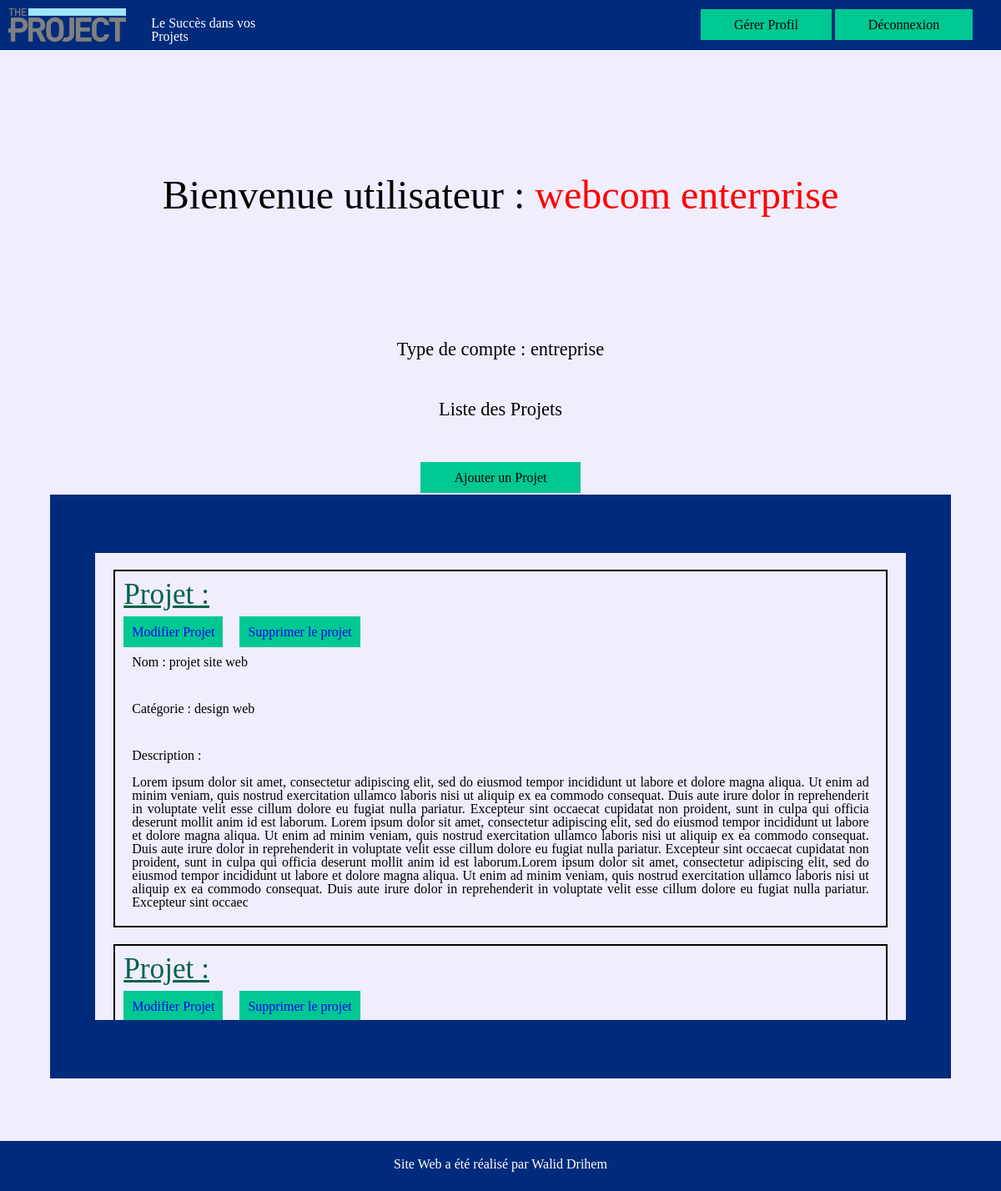
/index.php?action=accueil (signed in), run on the app's committed database.
### tables this page shows
CREATE TABLE `projet` (
  `id` int(11) NOT NULL,
  `nom` varchar(50) NOT NULL,
  `description` varchar(1500) NOT NULL,
  `actif` tinyint(1) NOT NULL,
  `id_utilisateur` int(11) NOT NULL,
  `id_categorie` int(11) NOT NULL
);

CREATE TABLE `categorie` (
  `id` int(11) NOT NULL,
  `type` varchar(50) NOT NULL
);

### function_db.php (called while the page is built, shortened)
<?php
    function connectDB(){
        $c = mysqli_connect("localhost", "root", "", "enterpriseProject");
        mysqli_query($c, "SET NAMES 'utf8'");
        return $c;
    }
    $connexion = connectDB();
    function GetCategorie($id){
        global $connexion;
        $requete ="SELECT type FROM categorie
        JOIN projet ON categorie.id = projet.id_categorie
        AND projet.id=".filtre($id);
        $resultat =mysqli_query($connexion,$requete);
        return $resultat;
    }
    function GetProjectId($id){
        global $connexion;
        $requete ="SELECT * FROM projet
        WHERE id_utilisateur =".filtre($id);
        $resultat =mysqli_query($connexion,$requete);
        return $resultat;
    }
    function etatProjet($idProjet){
        global $connexion;
        $requete ="SELECT actif FROM projet
        WHERE id=".$idProjet;
        $resultat =mysqli_query($connexion,$requete);
        if($range=mysqli_fetch_assoc($resultat)){
            return $range["actif"];
        }else{
            return false;
        }
    }
    function filtre($var)
    {
        global $connexion;
        $varFiltre = mysqli_real_escape_string($connexion, $var);
        $varFiltre = strip_tags($varFiltre, "<a><b><em>");
        return $varFiltre;
    }
?>

### vues/accueil.php (the view, shortened to what this page needs)
<!DOCTYPE html>
<html lang="fr">
<head>
    <link rel="stylesheet" href="scss/style.css">
</head>
<body>
    <header class="entete">
        <div class="bloc1">
        <?php
            if(isset($_SESSION["verification"]) && isset($_SESSION["role"])){
                if($_SESSION["role"] !== "admin" ){
            ?>
            <a href="index.php?action=accueil"><img src="images/logo.png" alt=""></a>
            <?php
                }else if($_SESSION["role"] == "admin"){
            ?>
                    <a href="index.php?action=admin"><img src="images/logo.png" alt=""></a>
            <?php
                }
            }else{
            ?>
                <a href="index.php?action=accueil"><img src="images/logo.png" alt=""></a>
            <?php
            }
            ?>
            <p>Le Succès dans vos Projets</p>
        </div>
        <div class="bloc2">
            <?php
            if(isset($_SESSION["verification"])){
                if($_SESSION["verification"] == "oui"){
            ?>
            <a href="index.php?action=profil">Gérer Profil</a>
            <a href="index.php?action=deconnexion">Déconnexion</a>
            <?php
                }
            }else{
            ?>
                <a href="index.php?action=inscription">Inscription</a>
                <a href="index.php?action=connexion" class="b2">Connexion</a>
            <?php
            }
            ?>
        </div>
    </header>
    <main>
        <?php
            if(!isset($_SESSION["verification"])){
        ?>
        <h1>Bienvenue</h1>
        <?php
            }else if(isset($_SESSION["verification"]) && ($_SESSION["verification"] == "oui")){
        ?>
        <h1>Bienvenue utilisateur : <span class="title"> <?php echo $_SESSION["nomComplet"]; ?></span></h1>
        <h2>Type de compte : <?php echo $_SESSION["role"];?></h2>
        <?php
            }
        ?>
        <h2>Liste des Projets</h2>
        <?php
             if(isset($_SESSION["verification"]) && ($_SESSION["verification"] == "oui")){
        ?>
        <?php
                if($_SESSION["role"] == "entreprise"){
        ?>
        <p><a href="index.php?action=ajoutProjet">Ajouter un Projet</a></p>
        <?php
                }
            }
        ?>
        <section>
            <div>
                <?php
                    if(!isset($_SESSION["verification"])){
                        while($rangee=mysqli_fetch_assoc($donnees)){
                            if($rangee["actif"] == 1){
                                echo "<article>";
                                    echo "<h3> Projet : </h3>";
                                    echo "<p>Nom : ". $rangee["nom"] . "</p>";
                                    if($rangee2=mysqli_fetch_assoc(GetCategorie($rangee["id"]))){
                                        echo "<p>Catégorie : ".$rangee2["type"]."</p>";
                                    }
                                    echo "<p>Description : <br><br>" . $rangee["description"] . "</p>";
                                echo "</article>";
                            }
                        }
                    }else if(isset($_SESSION["verification"]) && ($_SESSION["verification"] == "oui")){
                        if($_SESSION["role"] == "entreprise"){
                            while($rangee=mysqli_fetch_assoc($donnees4)){
                                if($rangee["actif"] == 1){
                                    echo "<article>";
                                    echo "<h3> Projet : </h3>";
                                    echo "<a href='index.php?action=modifierProjet&idProjet2=".$rangee["id"]."' class='supp'>Modifier Projet</a>";
                                    if(etatProjet($rangee["id"]) == 1 ){
                                        echo "<a href='index.php?action=modifierEtatProjet&idProjet=".$rangee["id"]."&etat=".etatProjet($rangee["id"])."' class='supp'>Supprimer le projet</a>";
                                    }
                                    echo "<p> Nom : ". $rangee["nom"] . "</p>";
                                    if($rangee2=mysqli_fetch_assoc(GetCategorie($rangee["id"]))){
                                        echo "<p>Catégorie : ".$rangee2["type"]."</p>";
                                    }
                                    echo "<p>Description : <br><br>" . $rangee["description"] . "</p>";
                                    echo "</article>";
                                }
                        }
                        }else if($_SESSION["role"] == "prestataire"){
                            while($rangee=mysqli_fetch_assoc($donnees)){
                                if($rangee["actif"] == 1){
                                    echo "<article>";
                                        echo "<h3> Projet : </h3>";
                                        if(GetAllEtatPost($_SESSION["idUser"] , $rangee["id"]) !== false){
                                            echo "<p class='supp'> État : ".GetAllEtatPost($_SESSION["idUser"] , $rangee["id"])."</p>";
                                        }else if(!changeEtatProjetOctroye($rangee["id"])){
                                            echo "<a href='index.php?action=postuler&idProjet=".$rangee["id"]."' class='supp'>Postuler</a>";
                                        }else{
                                            echo "<p class='supp'>* Vous ne pouvez pas postuler à ce projet car il a déjà été octroyé à un autre prestataire !</p>";
                                        }
                                        echo "<p> Nom : ". $rangee["nom"] . "</p>";
                                    if($rangee2=mysqli_fetch_assoc(GetCategorie($rangee["id"]))){
                                        echo "<p>Catégorie : ".$rangee2["type"]."</p>";
                                    }
                                    echo "<p>Description : <br><br>" . $rangee["description"] . "</p>";
                                    echo "</article>";
                                }
                            }
                        }
                    }
                ?>
            </div>
        </section>
    </main>
    <footer>
         <p>Site Web a été réalisé par Walid Drihem</p>
    </footer>
</body>
</html>

### scss/style.css (style rules this page uses)
html, body, div, span, applet, object, iframe, h1, h2, h3, h4, h5, h6, p, blockquote, pre, a, abbr, acronym, address, big, cite, code, del, dfn, em, img, ins, kbd, q, s, samp, small, strike, strong, sub, sup, tt, var, b, u, i, center, dl, dt, dd, ol, ul, li, fieldset, form, label, legend, table, caption, tbody, tfoot, thead, tr, th, td, article, aside, canvas, details, embed, figure, figcaption, footer, header, hgroup, menu, nav, output, ruby, section, summary, time, mark, audio, video { margin: 0; padding: 0; border: 0; font-size: 100%; font: inherit; vertical-align: baseline; }
article, aside, details, figcaption, figure, footer, header, hgroup, menu, nav, section { display: block; }
body { line-height: 1; }
body { background: #F0EDFF; }
body .entete { background: #002B7C; display: -webkit-box; display: -ms-flexbox; display: flex; -webkit-box-pack: justify; -ms-flex-pack: justify; justify-content: space-between; height: 60px; }
body .entete .bloc1 { width: 30%; display: -webkit-box; display: -ms-flexbox; display: flex; }
body .entete .bloc1 img { height: 40px; margin: 10px; }
body .entete .bloc1 p { color: white; padding: 20px; }
body .entete .bloc2 { width: 30%; margin-top: 10px; }
body .entete .bloc2 a { background: #00C892; line-height: 2.5; padding: 10px; padding-left: 40px; padding-right: 40px; text-decoration: none; color: black; }
body main h1 { margin: 150px; text-align: center; font-family: 'EB Garamond', serif; font-size: 3em; color: black; }
body main h1 .title { color: red; }
body main h2 { margin: 50px; text-align: center; font-size: 1.4em; color: black; }
body main p { text-align: center; }
body main p a { background: #00C892; line-height: 2.5; padding: 10px; padding-left: 40px; padding-right: 40px; text-decoration: none; color: black; }
body main section { width: 90%; height: 700px; background: #002B7C; margin: auto; position: relative; margin-bottom: 75px; }
body main section div { width: 90%; height: 80%; position: absolute; left: 50%; top: 50%; -webkit-transform: translate(-50%, -50%); transform: translate(-50%, -50%); background: #F0EDFF; overflow-y: scroll; }
body main section div article { width: 95%; margin: auto; margin-top: 20px; border: 2px solid black; }
body main section div article h3 { margin-bottom: 10px; font-size: 2.2em; color: #046249; text-decoration: underline; padding: 10px; }
body main section div article .supp { text-decoration: none; background: #00C892; padding: 10px; margin: 10px; }
body main section div article p { padding: 20px; text-align: justify; }
body footer { text-align: center; margin: auto; background: #002B7C; color: white; height: 40px; padding-top: 20px; }

### data on the page
projet: nom "projet site web", id_categorie.type "design web", description "Lorem ipsum dolor sit amet, consectetur adipiscing elit, sed do eiusmod tempor incididunt ut labore et dolore magna aliqua. Ut enim ad minim veniam, quis nostrud exercitation ullamco laboris nisi ut aliquip ex ea commodo consequat. Duis aute irure dolor in reprehenderit in voluptate velit esse cillum dolore eu fugiat nulla pariatur. Excepteur sint occaecat cupidatat non proident, sunt in culpa qui officia deserunt mollit anim id est laborum. Lorem ipsum dolor sit amet, consectetur adipiscing elit, sed do eiusmod tempor incididunt ut labore et dolore magna aliqua. Ut enim ad minim veniam, quis nostrud exercitation ullamco laboris nisi ut aliquip ex ea commodo consequat. Duis aute irure dolor…"

### other printed values
$_SESSION["nomComplet"] "webcom enterprise"
$_SESSION["role"] "entreprise"
